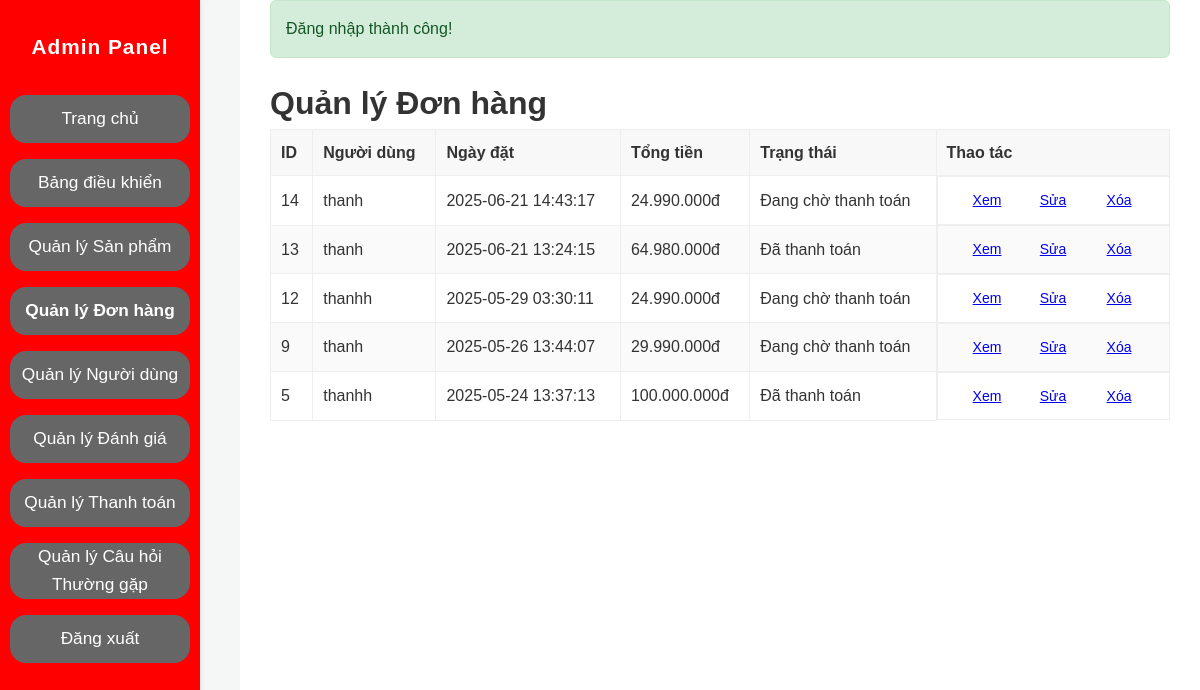
Screenshot of /admin/orders.php (signed in) with the database file from the repository.
### tables this page shows
CREATE TABLE `orders` (
  `id` int(11) NOT NULL,
  `user_id` int(11) NOT NULL,
  `total_price` decimal(10,2) NOT NULL,
  `status` enum('pending','processing','shipped','completed','cancelled') DEFAULT 'pending',
  `user_confirmed_at` datetime DEFAULT NULL,
  `shipping_address` text NOT NULL,
  `shipping_phone` varchar(20) NOT NULL,
  `shipping_name` varchar(100) NOT NULL,
  `shipping_email` varchar(100) DEFAULT NULL,
  `payment_method` enum('cod','banking','momo','zalopay') NOT NULL,
  `payment_status` enum('pending','paid','failed') DEFAULT 'pending',
  `order_status` varchar(50) DEFAULT 'pending',
  `note` text DEFAULT NULL,
  `created_at` timestamp NOT NULL DEFAULT current_timestamp(),
  `updated_at` timestamp NOT NULL DEFAULT current_timestamp() ON UPDATE current_timestamp(),
  `notes` text DEFAULT NULL
);

CREATE TABLE `users` (
  `id` int(11) NOT NULL,
  `username` varchar(50) NOT NULL,
  `name` varchar(100) NOT NULL,
  `email` varchar(100) NOT NULL,
  `password` varchar(255) NOT NULL,
  `phone` varchar(20) DEFAULT NULL,
  `address` text DEFAULT NULL,
  `role` enum('user','admin') DEFAULT 'user',
  `status` enum('active','inactive') DEFAULT 'active',
  `created_at` timestamp NOT NULL DEFAULT current_timestamp(),
  `updated_at` timestamp NOT NULL DEFAULT current_timestamp() ON UPDATE current_timestamp(),
  `reset_token` varchar(64) DEFAULT NULL,
  `reset_token_expires` datetime DEFAULT NULL
);

### admin/orders.php (the view, shortened to what this page needs)
<?php
require_once '../config/database.php';
require_once '../includes/functions.php';
$page_title = 'Quản lý Đơn hàng';
$result = $conn->query("SELECT o.*, u.name as user_name FROM orders o JOIN users u ON o.user_id = u.id ORDER BY o.created_at DESC");
$orders = $result->fetch_all(MYSQLI_ASSOC);
$payment_status_vietnamese = [
    'pending' => 'Đang chờ thanh toán',
    'paid' => 'Đã thanh toán',
    'failed' => 'Thanh toán thất bại'
];
?>
<!DOCTYPE html>
<html lang="vi">
<head>
    <link rel="stylesheet" href="../css/style.css">
    <link rel="stylesheet" href="css/admin.css">
</head>
<body>
    <div class="admin-wrapper">
        <aside class="admin-sidebar">
            <h2>Admin Panel</h2>
            <nav>
                <ul>
                    <li><a href="../index.php" class="sidebar-link">Trang chủ</a></li>
                    <?php $current_page = basename($_SERVER['PHP_SELF']); ?>
                    <li><a href="index.php" class="sidebar-link <?php echo ($current_page == 'index.php') ? 'active' : ''; ?>">Bảng điều khiển</a></li>
                    <li><a href="products.php" class="sidebar-link <?php echo ($current_page == 'products.php') ? 'active' : ''; ?>">Quản lý Sản phẩm</a></li>
                    <li><a href="orders.php" class="sidebar-link <?php echo ($current_page == 'orders.php') ? 'active' : ''; ?>">Quản lý Đơn hàng</a></li>
                    <li><a href="users.php" class="sidebar-link <?php echo ($current_page == 'users.php') ? 'active' : ''; ?>">Quản lý Người dùng</a></li>
                    <li><a href="reviews.php" class="sidebar-link <?php echo ($current_page == 'reviews.php') ? 'active' : ''; ?>">Quản lý Đánh giá</a></li>
                    <li><a href="online_payments.php" class="sidebar-link <?php echo ($current_page == 'online_payments.php') ? 'active' : ''; ?>">Quản lý Thanh toán</a></li>
                    <li><a href="faq_manage.php" class="sidebar-link <?php echo ($current_page == 'faq_manage.php') ? 'active' : ''; ?>">Quản lý Câu hỏi Thường gặp</a></li>
                    <li><a href="../logout.php" class="sidebar-link">Đăng xuất</a></li>
                </ul>
            </nav>
        </aside>
        <div class="admin-main-content">
            <main class="admin-content">
                <?php echo showMessage(); ?>
                <h1><?php echo $page_title; ?></h1>
                <div class="admin-table-container">
                    <table class="admin-table">
                        <thead>
                            <tr>
                                <th>ID</th>
                                <th>Người dùng</th>
                                <th>Ngày đặt</th>
                                <th>Tổng tiền</th>
                                <th>Trạng thái</th>
                                <th>Thao tác</th>
                            </tr>
                        </thead>
                        <tbody>
                            <?php if (!empty($orders)): ?>
                                <?php foreach ($orders as $order): ?>
                                    <tr>
                                        <td><?php echo $order['id']; ?></td>
                                        <td><?php echo htmlspecialchars($order['user_name']); ?></td>
                                        <td><?php echo $order['created_at']; ?></td>
                                        <td data-label="Tổng tiền"><?php echo formatPrice($order['total_price']); ?></td>
                                        <td data-label="Trạng thái"><?php echo htmlspecialchars($payment_status_vietnamese[$order['payment_status']] ?? $order['payment_status']); ?></td>
                                        <td class="admin-actions">
                                            <a href="order_detail.php?id=<?php echo $order['id']; ?>">Xem</a>
                                            <a href="order_edit.php?id=<?php echo $order['id']; ?>">Sửa</a>
                                            <a href="order_delete.php?id=<?php echo $order['id']; ?>" onclick="return confirm('Bạn có chắc chắn muốn xóa đơn hàng này không?');">Xóa</a>
                                        </td>
                                    </tr>
                                <?php endforeach; ?>
                            <?php else: ?>
                                <tr>
                                    <td colspan="6">Không có đơn hàng nào.</td>
                                </tr>
                            <?php endif; ?>
                        </tbody>
                    </table>
                </div>
            </main>
        </div>
    </div>
</body>
</html>

### css/style.css (style rules this page uses)
* { margin: 0; padding: 0; box-sizing: border-box; }
html { overflow-x: hidden; scroll-behavior: smooth; }
body { font-family: -apple-system, BlinkMacSystemFont, "Segoe UI", Roboto, Helvetica, Arial, sans-serif, "Apple Color Emoji", "Segoe UI Emoji", "Segoe UI Symbol"; line-height: 1.6; color: #333; background-color: #f8f9fa; display: flex; flex-direction: column; min-height: 100vh; }
main { flex-grow: 1; padding-top: 20px; padding-bottom: 20px; }

### admin/css/admin.css (style rules this page uses)
body { background-color: #f4f7f6; margin: 0; font-family: Arial, sans-serif; }
.admin-wrapper { display: flex; min-height: 100vh; }
.admin-sidebar { background: #ff0000; width: 200px; height: 100%; position: fixed; left: 0; margin: 0; padding: 30px 0 0 0; display: flex; flex-direction: column; align-items: center; box-shadow: 0 2px 8px rgba(0,0,0,0.08); z-index: 1000; }
.admin-sidebar h2 { text-align: center; margin-bottom: 32px; color: #fff; font-size: 1.3rem; letter-spacing: 1px; }
.admin-sidebar nav ul { display: flex; flex-direction: column; gap: 16px; padding: 0; align-items: center; width: 100%; margin: 0; }
.admin-sidebar nav ul li { margin: 0; width: 100%; }
.sidebar-link { width: 90%; min-height: 48px; background: #666; color: #fff; border-radius: 16px; display: flex; align-items: center; justify-content: center; font-size: 1.08rem; font-weight: 500; text-align: center; text-decoration: none; transition: background 0.2s, color 0.2s; box-sizing: border-box; padding: 0 8px; margin: 0 auto; gap: 10px; }
.sidebar-link.active { background: #666; color: #fff; font-weight: bold; }
.admin-main-content { flex: 1; padding: 0 30px 30px 30px; background: #fff; min-height: 100vh; padding-top: 0 !important; margin-left: 240px; }
.admin-table-container { overflow-x: auto; }
.admin-table { width: 100%; border-collapse: collapse; margin-bottom: 20px; }
.admin-table th, .admin-table td { border: 1px solid #eee; padding: 10px; text-align: left; }
.admin-table th { background: #f8f8f8; }
.admin-table tbody tr:nth-child(even) { background: #fafafa; }
.admin-actions { display: flex; gap: 6px; align-items: center; justify-content: center; }
.admin-actions a { display: inline-block; margin: 0; min-width: 60px; text-align: center; font-size: 14px; padding: 5px 12px; border-radius: 4px; line-height: 1.2; }
.admin-content { margin-top: 0 !important; padding-top: 0 !important; }

### rows the page displays
orders: id "14", user.name "thanh", created_at "2025-06-21 14:43:17", total_price "24.990.000đ", payment_status "Đang chờ thanh toán"
orders: id "13", user.name "thanh", created_at "2025-06-21 13:24:15", total_price "64.980.000đ", payment_status "Đã thanh toán"
orders: id "12", user.name "thanhh", created_at "2025-05-29 03:30:11", total_price "24.990.000đ", payment_status "Đang chờ thanh toán"
orders: id "9", user.name "thanh", created_at "2025-05-26 13:44:07", total_price "29.990.000đ", payment_status "Đang chờ thanh toán"
orders: id "5", user.name "thanhh", created_at "2025-05-24 13:37:13", total_price "100.000.000đ", payment_status "Đã thanh toán"

### other values shown
$text "Đăng nhập thành công!"
$page_title "Quản lý Đơn hàng"
